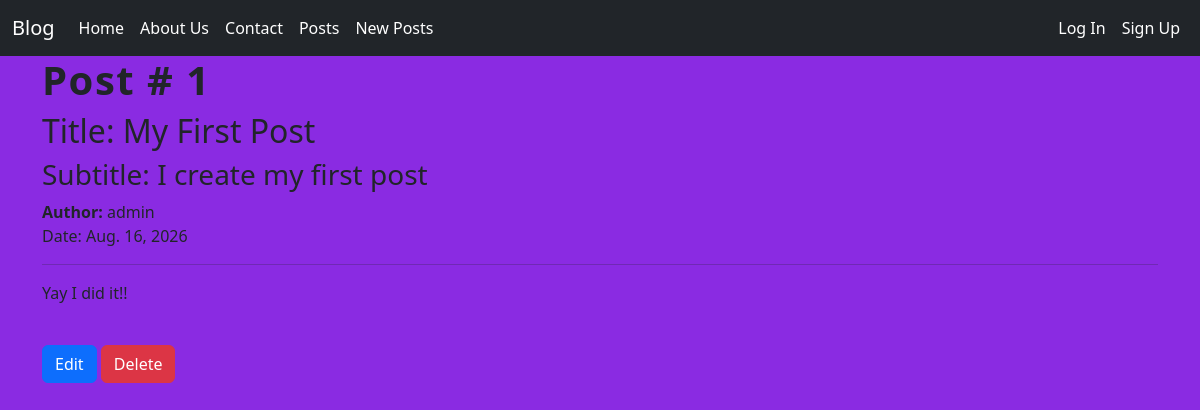
Screenshot of /posts/detail/1/ with the database file from the repository.
### posts/models.py (models this page shows, shortened)
class Post(models.Model):
  title = models.CharField(max_length=128) # String
  subtitle = models.CharField(max_length=128)
  body = models.TextField() # String
  created_on = models.DateField(auto_now_add=True)
  author = models.ForeignKey(
    User, # What model is related to
    on_delete=models.CASCADE # The action IF a user gets deleted
  )

### posts/views.py (the view)
# urls.py: path("detail/<int:pk>/", PostDetailView.as_view(), name="post_detail"),
class PostDetailView(DetailView): # GET Request -> Single Object
  template_name = "posts/detail.html"
  model = Post
  context_object_name = "single_post"

### templates/posts/detail.html (shortened to what this page needs)
{% extends 'base.html' %}
{% load static %}
{% block css %}
<link rel="stylesheet" href="{% static 'css/home.css' %}">
{% endblock %}
{% block content %}
<h1> Post # {{ single_post.id}}</h1>
<h2>Title: {{ single_post.title }}</h2>
<h3>Subtitle: {{ single_post.subtitle }}</h3>
<span><strong>Author: </strong>{{ single_post.author }}</span><br/>
<span><stong>Date: </stong> {{ single_post.created_on}}</span>
<hr>
<p>{{ single_post.body }}</p>
<br>
<a href="{% url 'post_update' single_post.id %}" class="btn btn-primary">Edit</a>
<a href="{% url 'post_delete' single_post.id %}" class="btn btn-danger">Delete</a>
{% endblock %}

### static/css/home.css (style rules this page uses)
body { background-color: blueviolet; }
h1 { text-transform: capitalize; letter-spacing: 1.5px; font-weight: bolder; }

### rows the page displays
Post: id "1", title "My First Post", subtitle "I create my first post", author "admin", created_on "Aug. 16, 2026", body "Yay I did it!!"
